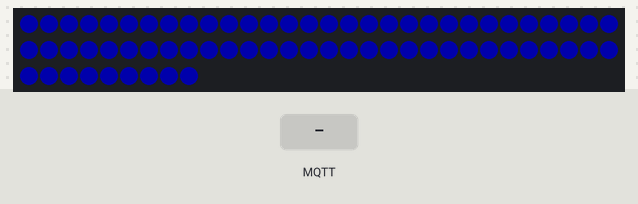
A sketch run on a simulated ESP8266 (NodeMCU). Parts: 69 RGB LEDs in strip order, left to right, continuing on the next row. Inputs (shaded band) come from the test bench. Dim RGB values are drawn brighter than linear; WiFi joins after 1.5 s; servers stay silent unless stated; no MQTT or app messages arrive unless stated; not simulated (calls return 0 or success): secrets.h; what the sketch prints to the serial monitor is not drawn.

Above: at 2.7 s.
2.8 s: MQTT message "none" arrives on the second subscribed topic
At 4.6 s:
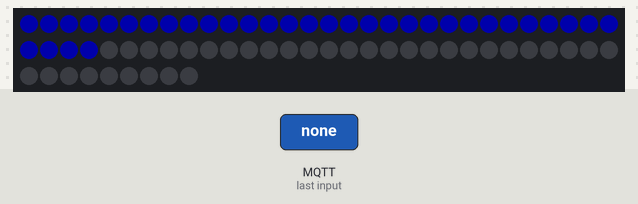
5.0 s: MQTT message "none" arrives on the first subscribed topic
6.5 s: MQTT message "1" arrives on the first subscribed topic
Timing chart, 0 to 9.5 s (numbered marks = the images above; inputs shaded):
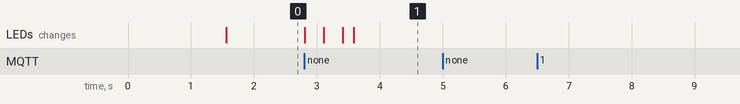

The sketch:

snack-lights.ino
```cpp
/*
   MQTT RGB Light for Home-Assistant - NodeMCU (ESP8266)
   https://home-assistant.io/components/light.mqtt/

   Configuration (HA) :
    light:
    - platform: mqtt
      name: 'Office RGB light'
      state_topic: 'snack-lights/top/status'
      command_topic: 'snack-lights/top/switch'
      brightness_state_topic: 'snack-lights/top/brightness/status'
      brightness_command_topic: 'snack-lights/top/brightness/set'
      rgb_state_topic: 'snack-lights/top/rgb/status'
      rgb_command_topic: 'snack-lights/top/rgb/set'
      brightness_scale: 100
      optimistic: false
    - platform: mqtt
      name: 'Office RGB light'
      state_topic: 'snack-lights/btm/status'
      command_topic: 'snack-lights/btm/switch'
      brightness_state_topic: 'snack-lights/btm/brightness/status'
      brightness_command_topic: 'snack-lights/btm/brightness/set'
      rgb_state_topic: 'snack-lights/btm/rgb/status'
      rgb_command_topic: 'snack-lights/btm/rgb/set'
      brightness_scale: 100
      optimistic: false
*/

#include <ESP8266WiFi.h>
#include <PubSubClient.h>
#include <NeoPixelBus.h>
#include "light.h"
#include "secrets.h"

#define LEDCOUNT   69       // Number of LEDs used for serial
#define MQTT_VERSION MQTT_VERSION_3_1_1

const char* WIFI_SSID = MY_WIFI_SSID;
const char* WIFI_PASSWORD = MY_WIFI_PASS;

const PROGMEM char* MQTT_CLIENT_ID = "SNACK-LIGHTS";
const PROGMEM char* MQTT_SERVER_IP = MY_MQTT_SERVER_IP;
const PROGMEM uint16_t MQTT_SERVER_PORT = 1883;

WiFiClient wifiClient;
PubSubClient mqtt(wifiClient);
PubSubClient* mqtt_ptr = &mqtt;
NeoPixelBus<NeoGrbFeature, NeoEsp8266Uart800KbpsMethod> strip(LEDCOUNT);

Light* top_light;
Light* btm_light;

// function called when a MQTT message arrived
void mqtt_message_received(char* topic, byte* payload_bytes, unsigned int payload_length) {
    String payload;
    for (uint8_t i = 0; i < payload_length; i++) {
        payload.concat((char)payload_bytes[i]);
    }
    Serial.print("Message Received: ");
    Serial.print(topic);
    Serial.print(": ");
    Serial.println(payload);

  top_light->processMessage(String(topic), payload);
  btm_light->processMessage(String(topic), payload);
}


void setTop(RgbColor* pixels) {
    for (int i = 0; i < 35; i++) {
        strip.SetPixelColor(i + 34, pixels[i]);
    }
}
void setBtm(RgbColor* pixels) {
    for (int i = 0; i < 34; i++) {
        strip.SetPixelColor(i, pixels[i]);
    }
}

void setup() {
  Serial.begin(115200);
  strip.Begin();

  // init the WiFi connection
  Serial.println();
  Serial.println();
  Serial.print("INFO: Connecting to ");
  WiFi.mode(WIFI_STA);
  Serial.println(WIFI_SSID);
  WiFi.begin(WIFI_SSID, WIFI_PASSWORD);

  while (WiFi.status() != WL_CONNECTED) {
    delay(500);
    Serial.print(".");
  }

  Serial.println("");
  Serial.println("INFO: WiFi connected");
  Serial.print("INFO: IP address: ");
  Serial.println(WiFi.localIP());

  // init the MQTT connection
  mqtt.setServer(MQTT_SERVER_IP, MQTT_SERVER_PORT);
  mqtt.setCallback(mqtt_message_received);

  top_light = new Light("snack-lights/top", 35, &mqtt);
  btm_light = new Light("snack-lights/btm", 34, &mqtt);
}

void loop() {
  if (!mqtt.connected()) {
    reconnect();
  }
  setBtm(btm_light->render());
  setTop(top_light->render());
  strip.Show();
  mqtt.loop();
}

void reconnect() {
  // Loop until we're reconnected
  while (!mqtt.connected()) {
    Serial.println("INFO: Attempting MQTT connection...");
    // Attempt to connect
    if (mqtt.connect(MQTT_CLIENT_ID)) {
      Serial.println("INFO: connected");

      // Once connected, publish an announcement...
      // publish the initial values
      top_light->publishState();
      top_light->publishBrightness();
      top_light->publishRGBColor();

      btm_light->publishState();
      btm_light->publishBrightness();
      btm_light->publishRGBColor();

      // ... and resubscribe
      top_light->subscribe();
      btm_light->subscribe();

    } else {
      Serial.print("ERROR: failed, rc=");
      Serial.print(mqtt.state());
      Serial.println("DEBUG: try again in 5 seconds");
      // Wait 5 seconds before retrying
      delay(5000);
    }
  }
}
```

light.cpp
```cpp
#include <NeoPixelBus.h>
#include "Arduino.h"
#include "light.h"
#include "rainbow.h";

using namespace std;

const PROGMEM char* LIGHT_ON = "ON";
const PROGMEM char* LIGHT_OFF = "OFF";

Light::Light(const char* topic_prefix, int number_of_pixels, PubSubClient* mqtt_client)
{
    status_topic = prefixIt(topic_prefix, "/status");
    command_topic = prefixIt(topic_prefix, "/switch");
    brightness_status_topic = prefixIt(topic_prefix, "/brightness/status");
    brightness_command_topic = prefixIt(topic_prefix, "/brightness/set");
    rgb_status_topic = prefixIt(topic_prefix, "/rgb/status");
    rgb_command_topic = prefixIt(topic_prefix, "/rgb/set");
    effect_status_topic = prefixIt(topic_prefix, "/effect/status");
    effect_command_topic = prefixIt(topic_prefix, "/effect/set");

    num_pixels = number_of_pixels;
    pixels = (RgbColor*) malloc(sizeof(RgbColor) * num_pixels);
    mqtt = mqtt_client;

    state = true;
    target_color = RgbColor(0, 0, 48);
    target_brightness = 255;
    active_effect = String("none");
}

void Light::subscribe()
{
    mqtt->subscribe(command_topic);
    mqtt->subscribe(brightness_command_topic);
    mqtt->subscribe(rgb_command_topic);
    mqtt->subscribe(effect_command_topic);
}

void Light::publishState()
{
    if (state) {
        mqtt->publish(status_topic, LIGHT_ON, true);
    } else {
        mqtt->publish(status_topic, LIGHT_OFF, true);
    }
}

void Light::publishBrightness()
{
    snprintf(msg_buffer, MSG_BUFFER_SIZE, "%d", target_brightness);
    mqtt->publish(brightness_status_topic, msg_buffer, true);
}

void Light::publishRGBColor()
{
    snprintf(msg_buffer, MSG_BUFFER_SIZE, "%d,%d,%d", target_color.R, target_color.G, target_color.B);
    mqtt->publish(rgb_status_topic, msg_buffer, true);
}

void Light::publishEffect()
{
    mqtt->publish(effect_status_topic, active_effect.c_str(), true);
}

void Light::processMessage(String topic, String payload)
{
    if (topic.equals(command_topic)) {
        // test if the payload is equal to "ON" or "OFF"
        if (payload.equals(String(LIGHT_ON))) {
            if (state != true) {
                state = true;
                fadeTo(prev_color, prev_brightness, 0.001);
                publishState();
                publishBrightness();
                publishRGBColor();
            }
        } else if (payload.equals(String(LIGHT_OFF))) {
            if (state != false) {
                state = false;
                fadeTo(RgbColor(0, 0, 0), 0, 0.001);
                publishState();
            }
        }
    } else if (topic.equals(brightness_command_topic)) {
        uint8_t brightness = payload.toInt();
        if (brightness < 0 || brightness > 255) {
            return;
        }

        if (state) {
            fadeTo(target_color, brightness);
            publishBrightness();
        } else {
            prev_brightness = brightness;
        }

    } else if (topic.equals(rgb_command_topic)) {
        // get the position of the first and second commas
        uint8_t firstIndex = payload.indexOf(',');
        uint8_t lastIndex = payload.lastIndexOf(',');

        uint8_t rgb_red = payload.substring(0, firstIndex).toInt();
        if (rgb_red < 0 || rgb_red > 255) {
            return;
        }

        uint8_t rgb_green = payload.substring(firstIndex + 1, lastIndex).toInt();
        if (rgb_green < 0 || rgb_green > 255) {
            return;
        }

        uint8_t rgb_blue = payload.substring(lastIndex + 1).toInt();
        if (rgb_blue < 0 || rgb_blue > 255) {
            return;
        }

        if (state) {
            fadeTo(RgbColor(rgb_red, rgb_green, rgb_blue), target_brightness);
            publishRGBColor();
            active_effect = "none";
            publishEffect();
        } else {
            prev_color = RgbColor(rgb_red, rgb_green, rgb_blue);
        }
    } else if (topic.equals(effect_command_topic)) {
        active_effect = payload;
        publishEffect();
    }
}

void Light::fadeTo(RgbColor color, uint8_t brightness) {
    fadeTo(color, brightness, 0.003);
}

void Light::fadeTo(RgbColor color, uint8_t brightness, float step) {
    prev_color = target_color;
    target_color = color;
    prev_brightness = target_brightness;
    target_brightness = brightness;
    is_fading = true;
    fade_progress = 0;
    fade_step = step;
}

RgbColor Light::calculateFade(RgbColor fromColor, RgbColor toColor, uint8_t fromBrightness, uint8_t toBrightness, float progress) {
    return applyBrightness(RgbColor(
        fromColor.R + (float)(toColor.R - fromColor.R)*progress,
        fromColor.G + (float)(toColor.G - fromColor.G)*progress,
        fromColor.B + (float)(toColor.B - fromColor.B)*progress
    ),
    (fromBrightness + (float)(toBrightness - fromBrightness) * progress));
}

RgbColor Light::applyBrightness(RgbColor color, uint8_t brightness) {
  return RgbColor(
      color.R * brightness / 255,
      color.G * brightness / 255,
      color.B * brightness / 255
  );
}

RgbColor Light::currentColor()
{
    RgbColor color;
    if (is_fading) {
        fade_progress += fade_step;

        if (fade_progress >= 1) {
            is_fading = false;
            color = applyBrightness(target_color, target_brightness);
        } else {
            color = calculateFade(prev_color, target_color, prev_brightness, target_brightness, fade_progress);
        }
    } else {
        color = applyBrightness(target_color, target_brightness);
    }
    return color;
}

RgbColor* Light::render()
{
    if (active_effect.equals("none")) {
        RgbColor color = currentColor();
        for (int i = 0; i < num_pixels; i++) {
            pixels[i] = color;
        }
    } else {
        int tick = millis() / 62 % 256;
        int brightness = target_brightness;

        if (is_fading) {
            fade_progress += fade_step;

            if (fade_progress >= 1) {
                is_fading = false;
                brightness = target_brightness;
            } else {
                brightness = (prev_brightness + (float)(target_brightness - prev_brightness) * fade_progress);
            }
        }

        rainbowCycle(pixels, num_pixels, tick, brightness);
    }
    return pixels;
}

const char* Light::prefixIt(const char* prefix, const char* str)
{
    char* value = (char*) malloc(strlen(prefix) + strlen(str));
    strcpy(value, prefix);
    strcat(value, str);
    return value;
}
```

light.h
```cpp
#ifndef Light_h
#define Light_h

#include <NeoPixelBus.h>
#include <PubSubClient.h>
#include "Arduino.h"

using namespace std;

const uint8_t MSG_BUFFER_SIZE = 20;

class Light
{
    public:
        Light(const char* topic_prefix, int number_of_pixels, PubSubClient* mqtt);
        void publishState();
        void publishBrightness();
        void publishRGBColor();
        void publishEffect();
        void processMessage(String topic, String payload);
        void subscribe();
        RgbColor currentColor();
        RgbColor* render();

        bool state;                     // Current mode: ON/OFF
        uint8_t target_brightness;       // brightness
        uint8_t prev_brightness;         // previous brightness
        RgbColor target_color;           // target (and after the fade, the current) color set by MQTT
        RgbColor prev_color;             // the previous color set by MQTT
        bool is_fading;                  // whether or not we are fading between MQTT colors
        float fade_progress;             // how far we have faded
        float fade_step;                 // how much the fade progress should change each iteration
        String active_effect;

    private:
        void fadeTo(RgbColor color, uint8_t brightness);
        void fadeTo(RgbColor color, uint8_t brightness, float step);
        RgbColor calculateFade(RgbColor fromColor, RgbColor toColor, uint8_t fromBrightness, uint8_t toBrightness, float progress);
        RgbColor applyBrightness(RgbColor color, uint8_t brightness);
        const char* prefixIt(const char* prefix, const char* str);

        int num_pixels;
        RgbColor* pixels;
        PubSubClient* mqtt;
        char msg_buffer[MSG_BUFFER_SIZE];

        const char* status_topic;
        const char* command_topic;
        const char* brightness_status_topic;
        const char* brightness_command_topic;
        const char* rgb_status_topic;
        const char* rgb_command_topic;
        const char* effect_status_topic;
        const char* effect_command_topic;
};

#endif
```

rainbow.h
```cpp
#include <NeoPixelBus.h>
#include "Arduino.h"

// Input a value 0 to 255 to get a color value.
// The colours are a transition r - g - b - back to r.
RgbColor Wheel(byte WheelPos, byte brightness) {
    WheelPos = 255 - WheelPos;
    if (WheelPos < 85) {
      return RgbColor(
          (255 - WheelPos * 3) * brightness / 255,
          0,
          (WheelPos * 3) * brightness / 255
      );
    } else if(WheelPos < 170) {
        WheelPos -= 85;
        return RgbColor(
            0,
            (WheelPos * 3) * brightness / 255,
            (255 - WheelPos * 3) * brightness / 255
        );
    } else {
        WheelPos -= 170;
        return RgbColor(
            (WheelPos * 3) * brightness / 255,
            (255 - WheelPos * 3) * brightness / 255,
            0
        );
    }
}

void rainbowCycle(RgbColor* pixel_data, int number_of_pixels, int rainbowTick, byte brightness) {
    uint16_t i, j;

    for (i = 0; i < number_of_pixels; i++) {
        pixel_data[i] = Wheel(((i * 256 / number_of_pixels) + rainbowTick) & 255, brightness);
    }
}
```

Measured:
- after the input at 5.0 s, every drawn part: stays the same
- after the input at 6.5 s, every drawn part: stays the same
